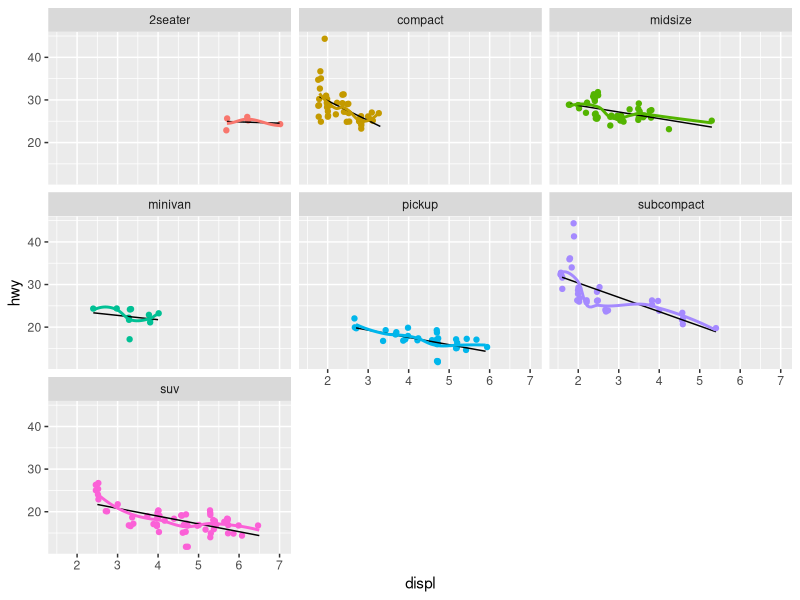
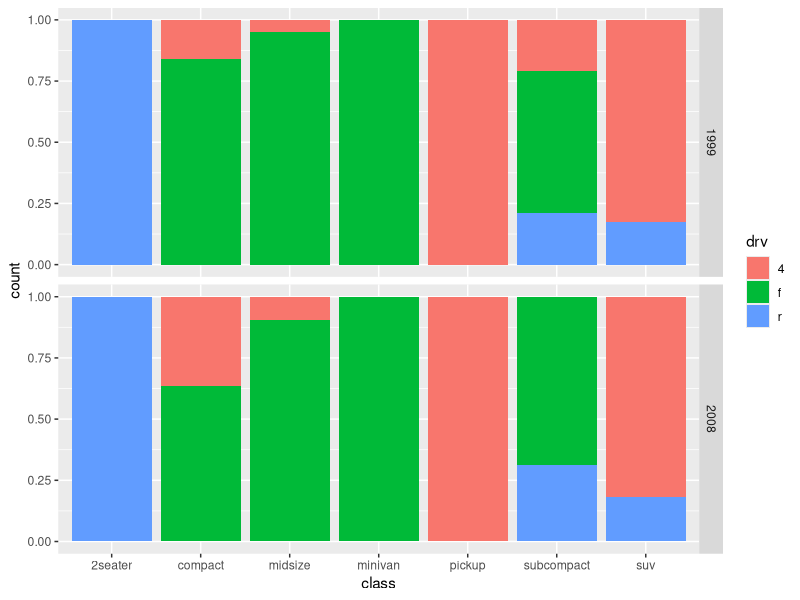

Write R code to recreate these figures, in order.
## ---- chunk 1
knitr::opts_chunk$set(echo = TRUE)
library(tidyverse)
## ---- chunk 2
ggplot(data = mpg, mapping = aes(x = displ, y = hwy, color = class)) +
  geom_point(position = "jitter", show.legend = FALSE) +
  geom_smooth(method = "lm", se = FALSE, show.legend = FALSE,
              color = "black",
              size = 0.50) +
  geom_smooth(se = FALSE, show.legend = FALSE) +
  facet_wrap(vars(class))
## ---- chunk 3
ggplot(data = mpg, mapping = aes(x = class, fill = drv)) +
  geom_bar(position = "fill") +
  facet_grid(rows = vars(year))
